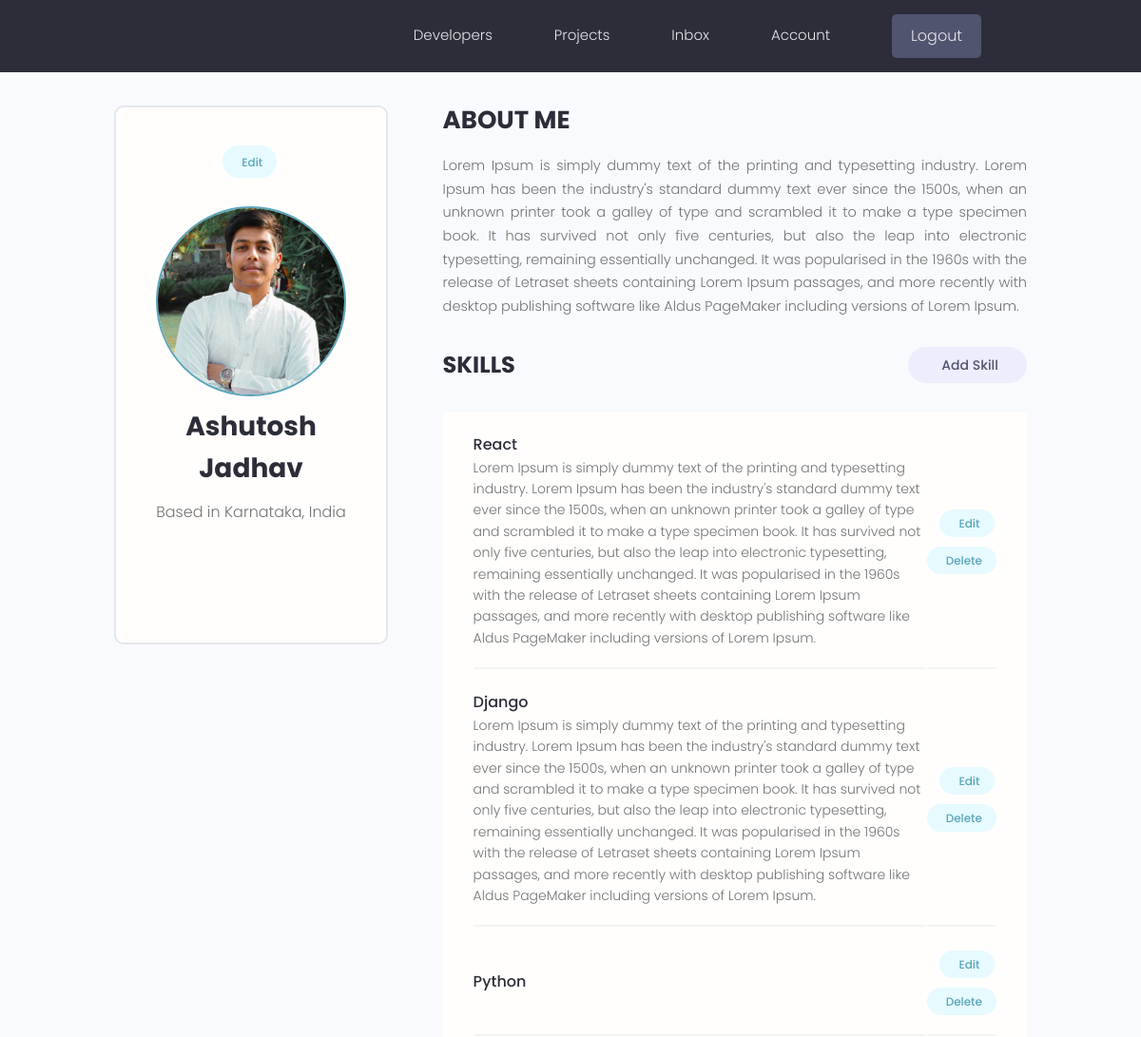
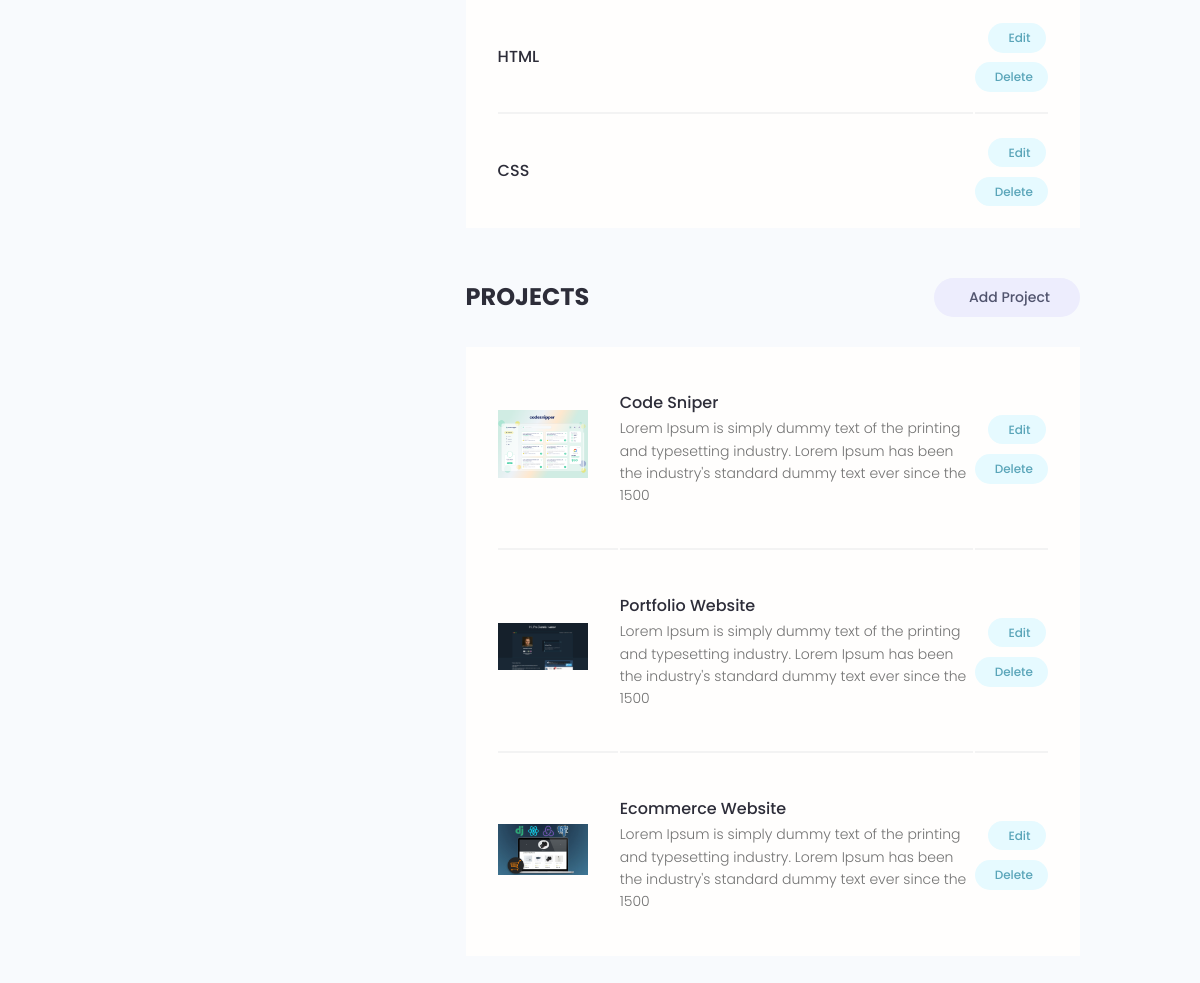
The app's page /account/ (signed in) with its own data (2 pictures, top to bottom).
### users/models.py (models this page shows, shortened)
class Profile(models.Model):
    user = models.OneToOneField(
        User, on_delete=models.CASCADE, null=True, blank=True)
    name = models.CharField(max_length=200, blank=True, null=True)
    email = models.EmailField(max_length=500, blank=True, null=True)
    username = models.CharField(max_length=200, blank=True, null=True)
    location = models.CharField(max_length=200, blank=True, null=True)
    short_intro = models.CharField(max_length=200, blank=True, null=True)
    bio = models.TextField(blank=True, null=True)
    profile_image = models.ImageField(
        null=True, blank=True, upload_to='profiles/', default="profiles/user-default.png")
    social_github = models.CharField(max_length=200, blank=True, null=True)
    social_twitter = models.CharField(max_length=200, blank=True, null=True)
    social_linkedin = models.CharField(max_length=200, blank=True, null=True)
    social_youtube = models.CharField(max_length=200, blank=True, null=True)
    social_website = models.CharField(max_length=200, blank=True, null=True)
    created = models.DateTimeField(auto_now_add=True)
    id = models.UUIDField(default=uuid.uuid4, unique=True,
                          primary_key=True, editable=False)
    class Meta:
        ordering = ['created']
    @property
    def imageURL(self):
        try:
            url = self.profile_image.url
        except:
            url = ''
        return url

class Skill(models.Model):
    owner = models.ForeignKey(
        Profile, on_delete=models.CASCADE, null=True, blank=True)
    name = models.CharField(max_length=200, blank=True, null=True)
    description = models.TextField(null=True, blank=True)
    created = models.DateTimeField(auto_now_add=True)
    id = models.UUIDField(default=uuid.uuid4, unique=True,
                          primary_key=True, editable=False)

### projects/models.py (models this page shows, shortened)
class Project(models.Model):
    owner = models.ForeignKey(
        Profile, null=True, blank=True, on_delete=models.CASCADE)
    title = models.CharField(max_length=200)
    description = models.TextField(null=True, blank=True)
    featured_image = models.ImageField(
        null=True, blank=True, default="default.jpg")
    demo_link = models.CharField(max_length=2000, null=True, blank=True)
    source_link = models.CharField(max_length=2000, null=True, blank=True)
    tags = models.ManyToManyField('Tag', blank=True)
    vote_total = models.IntegerField(default=0, null=True, blank=True)
    vote_ratio = models.IntegerField(default=0, null=True, blank=True)
    created = models.DateTimeField(auto_now_add=True)
    id = models.UUIDField(default=uuid.uuid4, unique=True,
                          primary_key=True, editable=False)
    class Meta:
        ordering = ['-vote_ratio', '-vote_total', 'title']
    @property
    def imageURL(self):
        try:
            url = self.featured_image.url
        except:
            url = ''
        return url

### users/views.py (the view)
# urls.py: path('account/', views.userAccount, name="account"),
@login_required(login_url='login')
def userAccount(request):
    profile = request.user.profile
    skills = profile.skill_set.all()
    projects = profile.project_set.all()
    context = {'profile': profile, 'skills': skills, 'projects': projects}
    return render(request, 'users/account.html', context)

### users/templates/users/account.html (shortened to what this page needs)
{% extends 'main.html' %}
{% block content %}
<main class="settingsPage profile my-md">
  <div class="container">
    <div class="layout">
      <div class="column column--1of3">
        <div class="card text-center">
          <div class="card__body dev">
            <a class="tag tag--pill tag--main settings__btn" href="{% url 'edit-account' %}">
              Edit</a>
            <img class="avatar avatar--xl dev__avatar" src="{{profile.imageURL}}" />
            <h2 class="dev__name">{{profile.name}}</h2>
            <p class="dev__location">Based in {{profile.location}}</p>
            <ul class="dev__social">
            </ul>
          </div>
        </div>
      </div>
      <div class="column column--2of3">
        <div class="devInfo">
          <h3 class="devInfo__title">About Me</h3>
          <p class="devInfo__about">{{profile.bio}}</p>
        </div>
        <div class="settings">
          <h3 class="settings__title">Skills</h3>
          <a class="tag tag--pill tag--sub settings__btn tag--lg" href="{% url 'create-skill' %}"> Add Skill</a>
        </div>
        <table class="settings__table">
          {% for skill in skills %}
          <tr>
            <td class="settings__tableInfo">
              <h4>{{skill.name}}</h4>
              <p>
                {{skill.description}}
              </p>
            </td>
            <td class="settings__tableActions">
              <a class="tag tag--pill tag--main settings__btn" href="{% url 'update-skill' skill.id %}"> Edit</a>
              <a class="tag tag--pill tag--main settings__btn" href="{% url 'delete-skill' skill.id %}?next=/account">
                Delete</a>
            </td>
          </tr>
          {% endfor %}
        </table>
        <div class="settings">
          <h3 class="settings__title">Projects</h3>
          <a class="tag tag--pill tag--sub settings__btn tag--lg" href="{% url 'create-project' %}"> Add Project</a>
        </div>
        <table class="settings__table">
          {% for project in projects %}
          <tr>
            <td class="settings__thumbnail">
              <a href="{% url 'project' project.id %}"><img src="{{project.imageURL}}" alt="Project Thumbnail" /></a>
            </td>
            <td class="settings__tableInfo">
              <a href="{% url 'project' project.id %}">{{project.title}}</a>
              <p>{{project.description|slice:"150"}}</p>
            </td>
            <td class="settings__tableActions">
              <a class="tag tag--pill tag--main settings__btn" href="{% url 'update-project' project.id %}"> Edit</a>
              <a class="tag tag--pill tag--main settings__btn"
                href="{% url 'delete-project'  project.id %}?next=/account">
                Delete</a>
            </td>
          </tr>
          {% endfor %}
        </table>
      </div>
    </div>
  </div>
</main>
{% endblock %}

### static/styles/app.css (style rules this page uses)
:root { --color-sub: #2d2d39; }
.card { border: 2px solid var(--color-light); }
img { width: 100%; }
.profile .card > .dev { padding: 4rem; }
.dev__avatar { display: block; margin: auto; }
.dev__name { color: var(--color-sub); font-size: 2.8rem; font-weight: 700; margin-top: 1rem; margin-bottom: 0.5rem; }
.dev__location { margin-top: 1rem; }
.dev__social { margin: 3rem 0; list-style: none; display: flex; justify-content: center; gap: 1.5rem; }
.devInfo { margin-bottom: 3rem; }
.devInfo__title, .devInfo__subtitle { font-size: 2.6rem; color: var(--color-sub); text-transform: uppercase; font-weight: 700; margin-bottom: 1.5rem; }
.devInfo__about, .devSkill__info { font-size: 1.45rem; line-height: 1.7; text-align: justify; }
.settingsPage .dev > .settings__btn { display: inline-block; margin-bottom: 3rem; }
.settings { display: flex; justify-content: space-between; align-items: center; }
.settings__title { font-size: 2.4rem; text-transform: uppercase; font-weight: 700; color: var(--color-sub); }
.settings__table { margin-top: 3rem; margin-bottom: 5rem; padding: 0 3rem; background: var(--color-white); }
.settings__table tr { width: 100%; }
.settings__table tr > td { padding: 2rem 0; }
.settings__table tr:not(:last-child) td { border-bottom: 2px solid var(--color-white-light); }
.settings__thumbnail { width: 23%; min-width: 10rem; }
.settings__thumbnail img { padding-right: 3rem; height: 15rem; object-fit: contain; }
.settings__tableInfo { width: 100%; }
.settings__tableInfo h4, .settings__tableInfo a { padding-right: 1rem; width: auto; font-size: 1.6rem; font-weight: 500; color: var(--color-sub); }
.settings__tableInfo p { font-size: 1.4rem; }
.settings__tableActions { text-align: right; }

### static/uikit/styles/modules/_variables.css (style rules this page uses)
:root { --color-main: #5aa5b9; --color-main-light: #e6faff; --color-sub: #3f4156; --color-sub-light: #51546e; --color-sub-lighter: #ededfd; --color-text: #737373; --color-gray: #8b8b8b; --color-light: #e5e7eb; --color-light-gray: #767676; --color-bg: #f8fafd; --color-white: #fffefd; --color-white-light: #f3f3f3; --color-success: #359e64; --color-success-bg: #def8e8; --color-error: #fc4b0b; --color-error-bg: #fff2ee; --font-base: 'Poppins', arial, helvetica, 'Segoe UI', roboto, ubuntu, sans-serif; --font-monospace: 'Fira Code', 'Courier New', courier, monospace; --font-regular: 300; --font-medium: 500; --font-bold: 700; --generic-shadow: 1px 1px 5px #00000010; --generic-transition: all 0.3s ease-in-out; }

### static/uikit/styles/modules/_base.css (style rules this page uses)
* { margin: 0; padding: 0; box-sizing: border-box; text-rendering: optimizeLegibility; color: inherit; font-size: inherit; }
html { font-size: 50%; }
@media only screen and (min-width: 480px) { html { font-size: 56.25%; } }
@media only screen and (min-width: 1200px) { html { font-size: 62.5%; } }
body { line-height: 1.6; font-weight: 400; font-size: 1.5rem; color: var(--color-text); background-color: var(--color-bg); min-height: 100vh; }

### static/uikit/styles/modules/_typography.css (style rules this page uses)
* { font-family: var(--font-base); }
h2 { font-size: 3.6rem; font-weight: var(--font-bold); }
h3 { font-size: 3.2rem; font-weight: var(--font-medium); }
h4 { font-size: 2.8rem; font-weight: var(--font-medium); }
p, span, strong { font-size: 1.6rem; color: var(--color-text); font-weight: var(--font-regular); }
a { padding-bottom: 2px; text-decoration: none; display: inline-block; color: var(--color-main); font-weight: var(--font-medium); }

### static/uikit/styles/modules/_utilities.css (style rules this page uses)
.container { width: 92%; max-width: 165rem; margin: 0 auto; box-sizing: border-box; }
@media screen and (min-width: 1000px) { .container { width: 90%; } }
@media screen and (min-width: 1200px) { .container { width: 80%; } }
.text-center { text-align: center; }
.my-md { margin: 3rem auto; }

### static/uikit/styles/modules/_avatar.css (style rules this page uses)
.avatar { border-radius: 50%; border: 2px solid var(--color-main); object-fit: cover; }
.avatar--xl { height: 20rem; width: 20rem; }

### static/uikit/styles/modules/_card.css (style rules this page uses)
.card { border-radius: 1rem; background-color: var(--color-white); border: 1.5px solid var(--color-light); width: auto; height: auto; margin-top: 0.5rem; margin-bottom: 0.5rem; overflow: hidden; }
.card__body, .card__header { padding: 2rem 2.5rem; }

### static/uikit/styles/modules/_layout.css (style rules this page uses)
.layout { display: flex; flex-flow: row wrap; justify-content: space-between; }
.layout > .column { margin-bottom: 3rem; }
.layout > .column.column--1of3 { flex-basis: 30%; }
.layout > .column.column--2of3 { flex-basis: 64%; }

### records on screen
Profile: imageURL (picture), name "Ashutosh Jadhav", location "Karnataka, India", bio "Lorem Ipsum is simply dummy text of the printing and typesetting industry. Lorem Ipsum has been the industry's standard dummy text ever since the 1500s, when an unknown printer took a galley of type and scrambled it to make a type specimen book. It has survived not only five centuries, but also the leap into electronic typesetting, remaining essentially unchanged. It was popularised in the 1960s with the release of Letraset sheets containing Lorem Ipsum passages, and more recently with desktop publishing software like Aldus PageMaker including versions of Lorem Ipsum."
Skill: name "React", description "Lorem Ipsum is simply dummy text of the printing and typesetting industry. Lorem Ipsum has been the industry's standard dummy text ever since the 1500s, when an unknown printer took a galley of type and scrambled it to make a type specimen book. It has survived not only five centuries, but also the leap into electronic typesetting, remaining essentially unchanged. It was popularised in the 1960s with the release of Letraset sheets containing Lorem Ipsum passages, and more recently with desktop publishing software like Aldus PageMaker including versions of Lorem Ipsum."
Skill: name "Django", description "Lorem Ipsum is simply dummy text of the printing and typesetting industry. Lorem Ipsum has been the industry's standard dummy text ever since the 1500s, when an unknown printer took a galley of type and scrambled it to make a type specimen book. It has survived not only five centuries, but also the leap into electronic typesetting, remaining essentially unchanged. It was popularised in the 1960s with the release of Letraset sheets containing Lorem Ipsum passages, and more recently with desktop publishing software like Aldus PageMaker including versions of Lorem Ipsum."
Skill: name "Python"
Skill: name "HTML"
Skill: name "CSS"
Project: imageURL (picture), title "Code Sniper", description "Lorem Ipsum is simply dummy text of the printing and typesetting industry. Lorem Ipsum has been the industry's standard dummy text ever since the 1500"
Project: imageURL (picture), title "Portfolio Website", description "Lorem Ipsum is simply dummy text of the printing and typesetting industry. Lorem Ipsum has been the industry's standard dummy text ever since the 1500"
Project: imageURL (picture), title "Ecommerce Website", description "Lorem Ipsum is simply dummy text of the printing and typesetting industry. Lorem Ipsum has been the industry's standard dummy text ever since the 1500"
